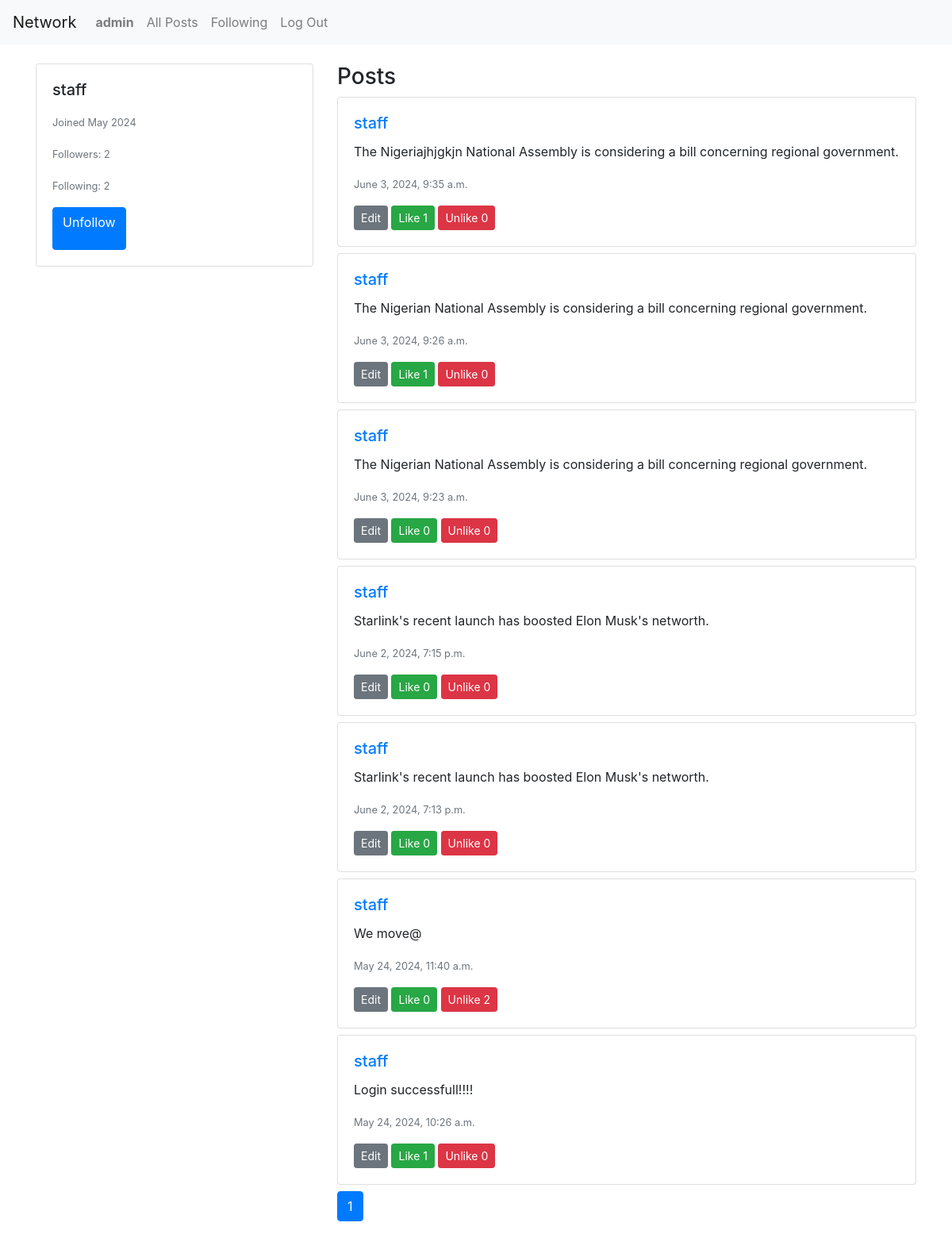
The app's page /profile/staff (signed in) with its own data.
### network/models.py (models this page shows, shortened)
class User(AbstractUser):
    pass

class UserProfile(models.Model):
    user = models.OneToOneField(User, on_delete=models.CASCADE)
    bio = models.TextField(max_length=500, blank=True)
    location = models.CharField(max_length=30, blank=True)
    birth_date = models.DateField(null=True, blank=True)
    profile_image = models.ImageField(upload_to='profile_images', null=True, blank=True)
    followers = models.ManyToManyField(User, related_name='follower', blank=True)
    followings= models.ManyToManyField(User, related_name='following', blank=True)

class Post(models.Model):
    poster = models.ForeignKey(User, on_delete=models.CASCADE)
    post = models.TextField(null=True, blank=True)
    likes = models.ManyToManyField(User, related_name='liked_posts', blank=True)
    unlikes = models.ManyToManyField(User, related_name='unliked_posts', blank=True)
    timestamp = models.DateTimeField(auto_now_add=True, null=True)

### network/views.py (the view)
# urls.py: path('profile/<str:username>', views.profile, name='profile'),
@login_required
def profile(request, username):
    user = get_object_or_404(User, username=username)
    user_profile = get_object_or_404(UserProfile, user=user)
    profile, created = UserProfile.objects.get_or_create(user=user)
    posts = Post.objects.filter(poster=user).order_by('-timestamp')
    paginator = Paginator(posts, 10)  # Show 10 posts per page
    page_number = request.GET.get('page')
    page_obj = paginator.get_page(page_number)
    is_following = profile.followers.filter(id=request.user.id).exists()
    context = {
        'profile': profile,
        'posts': page_obj,  # Pass the paginated posts
        'is_following': is_following,
        'follower_count': profile.followers.count(),
        'following_count': user_profile.followings.count(),
        'user_id': user.id,  # Add the user ID to the context
        'page_obj': page_obj  # Add the page object to the context
    }
    return render(request, 'network/profile.html', context)

### network/templates/network/profile.html (shortened to what this page needs)
{% extends "network/layout.html" %}
{% load static %}
{% block body %}
<div class="container mt-4">
    <div class="row">
        <div class="col-md-4">
            <div class="card">
                <div class="card-body">
                    <h5 class="card-title">{{ profile.user.username }}</h5>
                    <p class="card-text"><small class="text-muted">Joined {{ profile.user.date_joined|date:"F Y" }}</small></p>
                    <p class="card-text"><small class="text-muted">Followers: <span id="follower-count">{{ follower_count }}</span></small></p>
                    <p class="card-text"><small class="text-muted">Following: <span id="following-count">{{ following_count }}</span></small></p>
                    {% if user.username != profile.user.username %}
                    <button id="follow-unfollow-btn" class="btn btn-primary" data-username="{{ profile.user.username }}" data-user-id="{{ user_id }}">
                        {% if is_following %}<p>Unfollow</p>{% else %}<p>Follow</p>{% endif %}
                    </button>
                    {% endif %}
                </div>
            </div>
        </div>
        <div class="col-md-8">
            <h3>Posts</h3>
            <div id="all-posts">
                {% for post in posts %}
                <div class="card mb-2" data-post-id="{{ post.id }}">
                    <div class="card-body">
                        <a href="/profile/{{ post.poster.username }}">
                            <h5 class="card-title">{{ post.poster.username }}</h5>
                        </a>
                        <p class="card-text">{{ post.post }}</p>
                        <p class="card-text"><small class="text-muted">{{ post.timestamp }}</small></p>
                        <button class="btn btn-secondary btn-sm edit-btn">Edit</button>
                        <button class="btn btn-success btn-sm like-btn">Like <span class="like-count">{{ post.likes.count }}</span></button>
                        <button class="btn btn-danger btn-sm unlike-btn">Unlike <span class="unlike-count">{{ post.unlikes.count }}</span></button>
                    </div>
                </div>
                {% endfor %}
            </div>
            <nav aria-label="Page navigation">
                <ul class="pagination">
                    {% for num in posts.paginator.page_range %}
                    <li class="page-item {% if posts.number == num %}active{% endif %}">
                        <a class="page-link" href="?page={{ num }}">{{ num }}</a>
                    </li>
                    {% endfor %}
                </ul>
            </nav>
        </div>
    </div>
</div>
{% endblock %}

### network/templates/network/layout.html (shortened to what this page needs)
{% load static %}
<!DOCTYPE html>
<html lang="en">
<head>
    <link rel="stylesheet" href="https://stackpath.bootstrapcdn.com/bootstrap/4.4.1/css/bootstrap.min.css">
    <link href="{% static 'network/styles.css' %}" rel="stylesheet">
</head>
<body>
    <nav class="navbar navbar-expand-lg navbar-light bg-light">
        <a class="navbar-brand" href="/">Network</a>
        <div>
            <ul class="navbar-nav mr-auto">
                {% if user.is_authenticated %}
                    <li class="nav-item">
                        <a class="nav-link" href="/profile/{{ user.username }}"><strong>{{ user.username }}</strong></a>
                    </li>
                {% endif %}
                <li class="nav-item">
                    <a class="nav-link" href="{% url 'index' %}">All Posts</a>
                </li>
                {% if user.is_authenticated %}
                    <li class="nav-item">
                        <a class="nav-link" href="/" id="following-link">Following</a>
                    </li>
                    <li class="nav-item">
                        <a class="nav-link" href="{% url 'logout' %}">Log Out</a>
                    </li>
                {% endif %}
            </ul>
        </div>
    </nav>
    <div class="body">
        {% block body %}{% endblock %}
    </div>
</body>
</html>

### records on screen
User: username "admin"
UserProfile: user.username "staff", user.date_joined "May 2024"
Post: poster.username "staff", post "The Nigeriajhjgkjn National Assembly is considering a bill concerning regional government.", timestamp "June 3, 2024, 9:35 a.m.", likes.count "1", unlikes.count "0"
Post: poster.username "staff", post "The Nigerian National Assembly is considering a bill concerning regional government.", timestamp "June 3, 2024, 9:26 a.m.", likes.count "1", unlikes.count "0"
Post: poster.username "staff", post "The Nigerian National Assembly is considering a bill concerning regional government.", timestamp "June 3, 2024, 9:23 a.m.", likes.count "0", unlikes.count "0"
Post: poster.username "staff", post "Starlink's recent launch has boosted Elon Musk's networth.", timestamp "June 2, 2024, 7:15 p.m.", likes.count "0", unlikes.count "0"
Post: poster.username "staff", post "Starlink's recent launch has boosted Elon Musk's networth.", timestamp "June 2, 2024, 7:13 p.m.", likes.count "0", unlikes.count "0"
Post: poster.username "staff", post "We move@", timestamp "May 24, 2024, 11:40 a.m.", likes.count "0", unlikes.count "2"
Post: poster.username "staff", post "Login successfull!!!!", timestamp "May 24, 2024, 10:26 a.m.", likes.count "1", unlikes.count "0"

### other values on screen
{{ follower_count }} "2"
{{ following_count }} "2"
{{ num }} "1"
